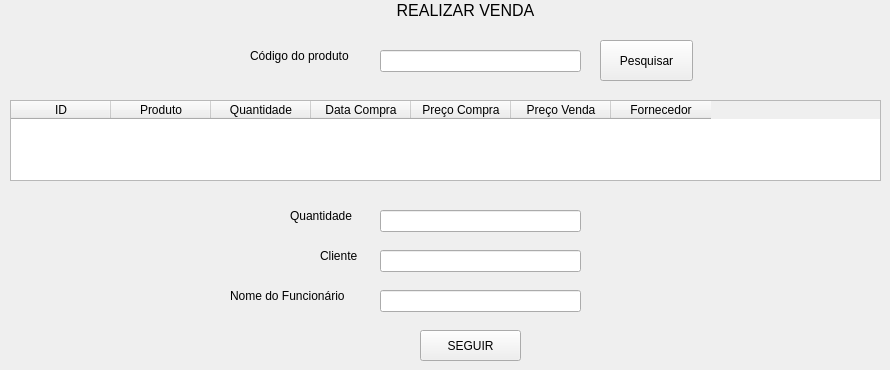
   <widget class="QWidget" name="page">
    <widget class="QLabel" name="label_4">
     <property name="geometry">
      <rect>
       <x>370</x>
       <y>-10</y>
       <width>191</width>
       <height>41</height>
      </rect>
     </property>
     <property name="font">
      <font>
       <pointsize>12</pointsize>
      </font>
     </property>
     <property name="text">
      <string>REALIZAR VENDA</string>
     </property>
     <property name="alignment">
      <set>Qt::AlignCenter</set>
     </property>
    </widget>
    <widget class="QLineEdit" name="lineEdit">
     <property name="geometry">
      <rect>
       <x>380</x>
       <y>50</y>
       <width>201</width>
       <height>22</height>
      </rect>
     </property>
    </widget>
    <widget class="QLabel" name="label_5">
     <property name="geometry">
      <rect>
       <x>250</x>
       <y>40</y>
       <width>121</width>
       <height>31</height>
      </rect>
     </property>
     <property name="font">
      <font>
       <pointsize>9</pointsize>
      </font>
     </property>
     <property name="text">
      <string>Código do produto</string>
     </property>
    </widget>
    <widget class="QLineEdit" name="lineEdit_2">
     <property name="geometry">
      <rect>
       <x>380</x>
       <y>210</y>
       <width>201</width>
       <height>22</height>
      </rect>
     </property>
    </widget>
    <widget class="QLabel" name="label_6">
     <property name="geometry">
      <rect>
       <x>290</x>
       <y>200</y>
       <width>81</width>
       <height>31</height>
      </rect>
     </property>
     <property name="font">
      <font>
       <pointsize>9</pointsize>
      </font>
     </property>
     <property name="text">
      <string>Quantidade</string>
     </property>
    </widget>
    <widget class="QLineEdit" name="lineEdit_3">
     <property name="geometry">
      <rect>
       <x>380</x>
       <y>250</y>
       <width>201</width>
       <height>22</height>
      </rect>
     </property>
    </widget>
    <widget class="QLabel" name="label_7">
     <property name="geometry">
      <rect>
       <x>320</x>
       <y>240</y>
       <width>41</width>
       <height>31</height>
      </rect>
     </property>
     <property name="font">
      <font>
       <pointsize>9</pointsize>
      </font>
     </property>
     <property name="text">
      <string>Cliente</string>
     </property>
    </widget>
    <widget class="QLabel" name="label_9">
     <property name="geometry">
      <rect>
       <x>230</x>
       <y>280</y>
       <width>141</width>
       <height>31</height>
      </rect>
     </property>
     <property name="font">
      <font>
       <pointsize>9</pointsize>
      </font>
     </property>
     <property name="text">
      <string>Nome do Funcionário</string>
     </property>
    </widget>
    <widget class="QLineEdit" name="lineEdit_4">
     <property name="geometry">
      <rect>
       <x>380</x>
       <y>290</y>
       <width>201</width>
       <height>22</height>
      </rect>
     </property>
    </widget>
    <widget class="QPushButton" name="pushButton">
     <property name="geometry">
      <rect>
       <x>420</x>
       <y>330</y>
       <width>101</width>
       <height>31</height>
      </rect>
     </property>
     <property name="text">
      <string>SEGUIR</string>
     </property>
    </widget>
    <widget class="QPushButton" name="pushButton_7">
     <property name="geometry">
      <rect>
       <x>600</x>
       <y>40</y>
       <width>93</width>
       <height>41</height>
      </rect>
     </property>
     <property name="text">
      <string>Pesquisar</string>
     </property>
    </widget>
    <widget class="QTableWidget" name="tableWidget_2">
     <property name="geometry">
      <rect>
       <x>10</x>
       <y>100</y>
       <width>871</width>
       <height>81</height>
      </rect>
     </property>
     <property name="editTriggers">
      <set>QAbstractItemView::NoEditTriggers</set>
     </property>
     <column>
      <property name="text">
       <string>ID</string>
      </property>
     </column>
     <column>
      <property name="text">
       <string>Produto</string>
      </property>
     </column>
     <column>
      <property name="text">
       <string>Quantidade</string>
      </property>
     </column>
     <column>
      <property name="text">
       <string>Data Compra</string>
      </property>
     </column>
     <column>
      <property name="text">
       <string>Preço Compra</string>
      </property>
     </column>
     <column>
      <property name="text">
       <string>Preço Venda</string>
      </property>
     </column>
     <column>
      <property name="text">
       <string>Fornecedor</string>
      </property>
     </column>
    </widget>
   </widget>
